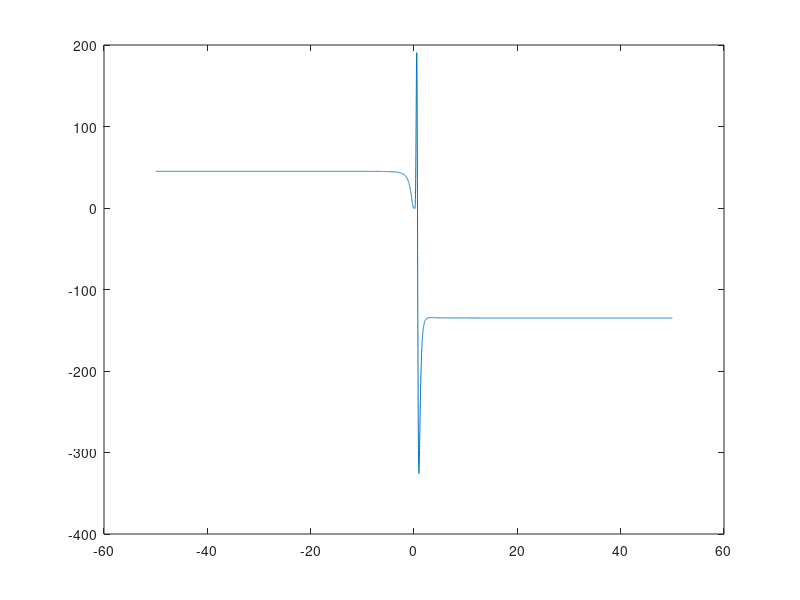

The MATLAB script that drew this image:
clear
theta = linspace(0,2*pi,4096);

x1 = [-50:0.01:-1.01,...
    linspace(-1.01,-0.99,1000),...
    -0.99:0.01:0.99,...
    linspace(0.99,1.01,1000),...
    1.01:0.01:50];
x = x1;
% x = x1(x1>=0);

Sin = sin(theta);
Cos = cos(theta);
y = zeros(size(x));

for i = 1:length(x)
    err =atan2(Sin+x(i),Cos)-theta;
    err(err<-pi) = err(err<-pi)+2*pi;
    err(err> pi) = err(err> pi)-2*pi;
    y(i)=mean(err);
end
clear theta Sin Cos err i x1
%%

a = -0.00008;
b = 2;
f = -0.0005.*atan((x./(-1+x.^2))).*(-1+x.^2)./(1+x.^4);
figure(1)
plot(x,y,x,f,'r')
% axis([-2,2,-2e-4,2e-4])


%%
r_0=1
y_s = x;
analitika=180/pi.*(r_0.*y_s.*(r_0.^6-7.*r_0.^5.*y_s+18.*r_0.^4.*y_s ...
    .^2-36.*r_0.^2.*y_s.^4+28.*r_0.*y_s.^5-8.*y_s.^6))./(r_0.^2-2.*r_0.*y_s ...
    +2.*y_s.^2).^4-atan2d(y_s,r_0-y_s);
plot(x,analitika)